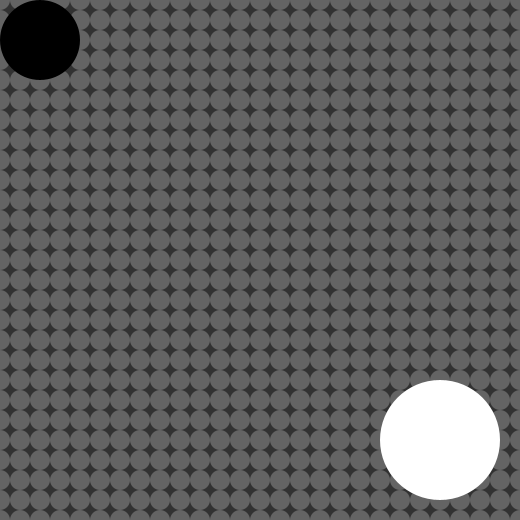
Frame 1 (no input)
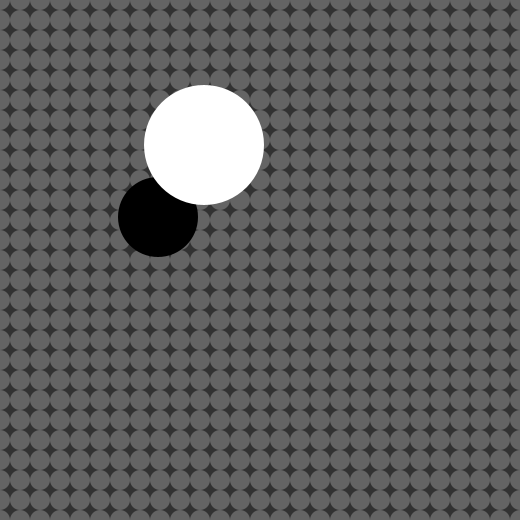
Frame 60 (the mouse pressed at the canvas centre just before this capture)
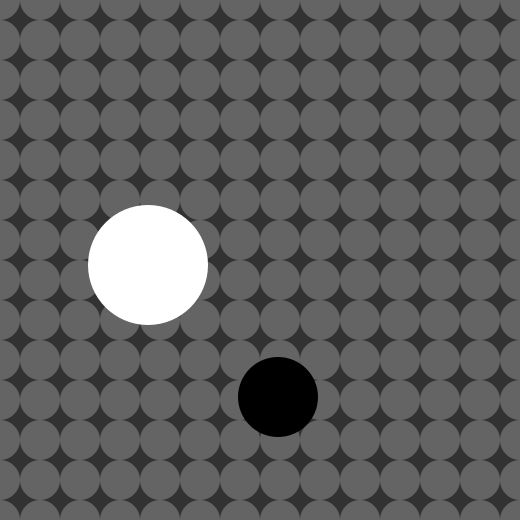
Frame 120 (the mouse held since frame 60 and released just before this capture)

The Processing sketch that drew these frames (run headless with seeded random() and noise(); from frame 60 on, the mouse is pressed at the canvas centre):

// Processing sketch: processing_41942
// ── processing_41942.pde

int a, b, c, d;
int veloA, veloB, veloC, veloD;
int back, back2, back3;
int dia;

void setup (){
  size (520, 520);
  smooth ();
  a = 40;
  b = 40;
  c = 440;
  d = 440;
  veloA = 2;
  veloB = 3;
  veloC = -4;
  veloD = -5;
  back = 100;
  back2 = 100;
  back3 = 100;
  dia = 20;
}
void draw () {
 background (50);
 for (int x = 0; x <= width; x += dia){
   for (int y = 0; y <= height; y += dia){
     fill (back, back2, back3);
     noStroke();
     ellipse (x, y, dia, dia);
   }
  }
  fill (0); ellipse (a, b, 80, 80);
  fill (255); ellipse (c, d, 120, 120);
  
  a+=veloA;
  b+=veloB;
  c+=veloC;
  d+=veloD;
  
  if ( a > width - 40 || a < 40) {
   veloA *= -1; 
   back = int(random (255)); back2 = int(random (255)); back3 = int(random (255));
  }
  if ( b > height - 40 || b < 40) {
   veloB *= -1; 
   back = int(random (255)); back2 = int(random (255)); back3 = int(random (255));
  }
  if ( c > width - 60 || c < 60) {
   veloC *= -1; 
   dia = 40; 
  }
  if ( d > height - 60 || d < 60) {
   veloD *= -1; 
   dia = 20; 
  }
}
